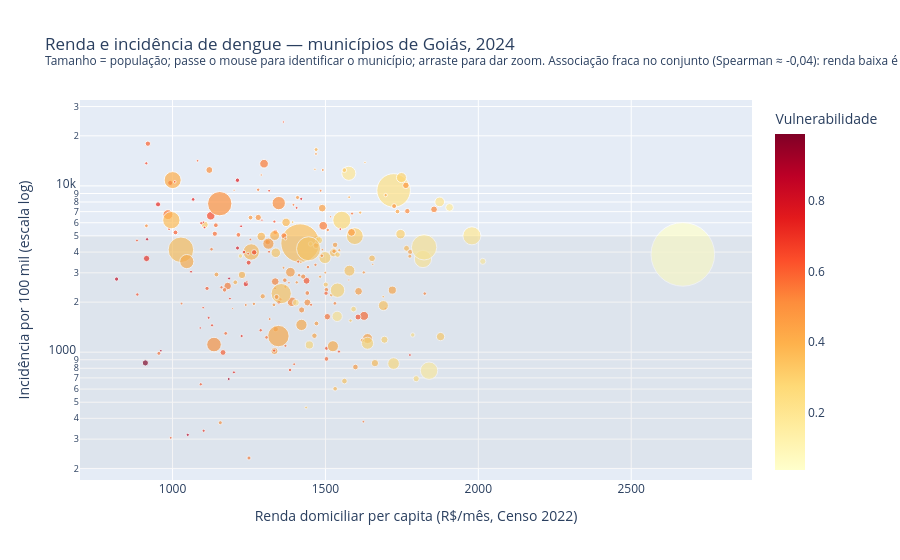

Write notebook code for a chart like this one.
### Markdown cell above
## Como o índice de vulnerabilidade é calculado

Duas versões, ambas derivadas exclusivamente de dados oficiais (Censo 2022, API SIDRA):

**Visão 1 — somente renda**:

$$ V_{renda} = 1 - \frac{renda\_pc - \min}{\max - \min} = 1-\text{norm}(renda\_pc)$$

Onde $ renda\_pc $ é o rendimento nominal médio mensal domiciliar per capita (tabela 10295, variável 13431). Min–max invertido: o município mais rico do estado recebe 0 e o mais pobre recebe 1.

**Visão 2 — multidimensional** (atual, média de quatro componentes min–max):

$$ V = \frac{1}{4}\left[ (1-\text{norm}(renda\_pc) + \text{norm}(100-pct\_agua\_rede) + \text{norm}(100-pct\_esgoto\_rede) + \text{norm}(100-pct\_lixo\_coletado) \right]$$

Componentes do Censo 2022 (todos por município, % de domicílios particulares permanentes ocupados):

- \(pct\_agua\_rede\): com ligação à rede geral de distribuição de água como forma principal (tabela 6803, categoria 72144);
- \(pct\_esgoto\_rede\): com esgotamento sanitário ligado à rede geral/pluvial (tabela 6805, categoria 46290);
- \(pct\_lixo\_coletado\): com lixo coletado direta ou indiretamente (tabela 6892, categoria 2520);
- \(\text{norm}(\cdot)\) é a normalização min–max sobre os 246 municípios de Goiás; as privações entram invertidas (menos cobertura = mais vulnerável).

Cada componente pesa 25%. Nenhum valor é imputado: se um indicador falta para um município, o índice usa a média dos componentes disponíveis. Fonte: `scripts/baixar_ibge_renda.py`; procedência em `data/raw/metadados_ibge_renda.json`.

A versão multidimensional corrige a principal limitação da versão só-renda: capturar saneamento e serviços urbanos, determinantes diretos da dengue, e não deixar que a renda sozinha "fale" pelo município — como o exemplo a seguir mostra.

### Code cell
import numpy as np
import plotly.express as px
# Escala logarítmica: a incidência varia de ~200 a ~24 mil por 100 mil e concentra-se abaixo de ~5 mil.
fig=px.scatter(base,x="renda_pc",y="incidencia_100k",log_y=True,
               size="populacao",size_max=45,
               color="vulnerabilidade",color_continuous_scale="YlOrRd",
               hover_name="municipio",
               hover_data={"populacao":":,","casos":":,","renda_pc":":.0f",
                           "incidencia_100k":":,.0f","vulnerabilidade":":.2f"},
               labels={"renda_pc":"Renda domiciliar per capita (R$/mês, Censo 2022)",
                       "incidencia_100k":"Incidência por 100 mil (escala log)",
                       "vulnerabilidade":"Índice de vulnerabilidade (0-1)"},
               title="Renda e incidência de dengue — municípios de Goiás, 2024<br>"
                     "<sup>Tamanho = população; passe o mouse para identificar o município; arraste para dar zoom. "
                     "Associação fraca no conjunto (Spearman ≈ -0,04): renda baixa é condição dominante no estado, "
                     "mas não separa sozinha quem adoece mais.</sup>")
# Destaca o agrupamento dominante: renda baixa com incidência abaixo de ~5 mil/100 mil.
fig.add_hrect(y0=200,y1=5000,fillcolor="grey",opacity=0.08,line_width=0,
              annotation_text="concentração: renda ≈ 1 salário mínimo, incidência < 5 mil/100 mil",
              annotation_position="inside top left")
fig.update_layout(height=560,font_size=12,
                  coloraxis_colorbar={"title":{"text":"Vulnerabilidade"}})
fig.show()
fig.write_html("grafico_renda_incidencia.html",include_plotlyjs="cdn")
print("Gráfico interativo salvo em notebooks/grafico_renda_incidencia.html")

### Figure 1 — Plotly figure (JSON) as saved in the notebook; plotly's stock layout.template omitted (floating-point values rounded to 4 significant figures; data arrays with more than 128 entries replaced by an {"elided": "..."} marker saying what was removed)
{"data": [{"customdata": {"elided": "246x3 float values"}, "hovertemplate": "<b>%{hovertext}</b><br><br>Renda domiciliar per capita (R$/mês, Censo 2022)=%{x:.0f}<br>Incidência por 100 mil (escala log)=%{y:,.0f}<br>populacao=%{customdata[0]:,}<br>casos=%{customdata[1]:,}<br>Índice de vulnerabilidade (0-1)=%{marker.color:.2f}<extra></extra>", "hovertext": {"elided": "246 str values"}, "legendgroup": "", "marker": {"color": {"elided": "246 float values"}, "coloraxis": "coloraxis", "size": {"elided": "246 int values"}, "sizemode": "area", "sizeref": 738.1, "symbol": "circle"}, "mode": "markers", "name": "", "orientation": "v", "showlegend": false, "type": "scatter", "x": {"elided": "246 float values"}, "xaxis": "x", "y": {"elided": "246 float values"}, "yaxis": "y"}], "layout": {"annotations": [{"showarrow": false, "text": "concentração: renda ≈ 1 salário mínimo, incidência < 5 mil/100 mil", "x": 0, "xanchor": "left", "xref": "x domain", "y": 5000, "yanchor": "top", "yref": "y"}], "coloraxis": {"autocolorscale": false, "colorbar": {"title": {"text": "Vulnerabilidade"}}, "colorscale": [[0, "rgb(255,255,204)"], [0.125, "rgb(255,237,160)"], [0.25, "rgb(254,217,118)"], [0.375, "rgb(254,178,76)"], [0.5, "rgb(253,141,60)"], [0.625, "rgb(252,78,42)"], [0.75, "rgb(227,26,28)"], [0.875, "rgb(189,0,38)"], [1, "rgb(128,0,38)"]]}, "font": {"size": 12}, "height": 560, "legend": {"itemsizing": "constant", "tracegroupgap": 0}, "shapes": [{"fillcolor": "grey", "line": {"width": 0}, "opacity": 0.08, "type": "rect", "x0": 0, "x1": 1, "xref": "x domain", "y0": 200, "y1": 5000, "yref": "y"}], "title": {"text": "Renda e incidência de dengue — municípios de Goiás, 2024<br><sup>Tamanho = população; passe o mouse para identificar o município; arraste para dar zoom. Associação fraca no conjunto (Spearman ≈ -0,04): renda baixa é condição dominante no estado, mas não separa sozinha quem adoece mais.</sup>"}, "xaxis": {"anchor": "y", "domain": [0, 1], "title": {"text": "Renda domiciliar per capita (R$/mês, Censo 2022)"}}, "yaxis": {"anchor": "x", "domain": [0, 1], "title": {"text": "Incidência por 100 mil (escala log)"}, "type": "log"}}}
